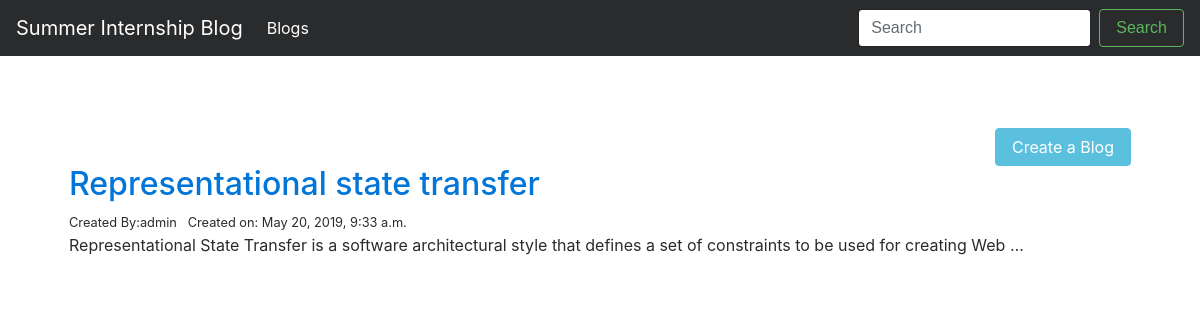
Before: / with the older database file.
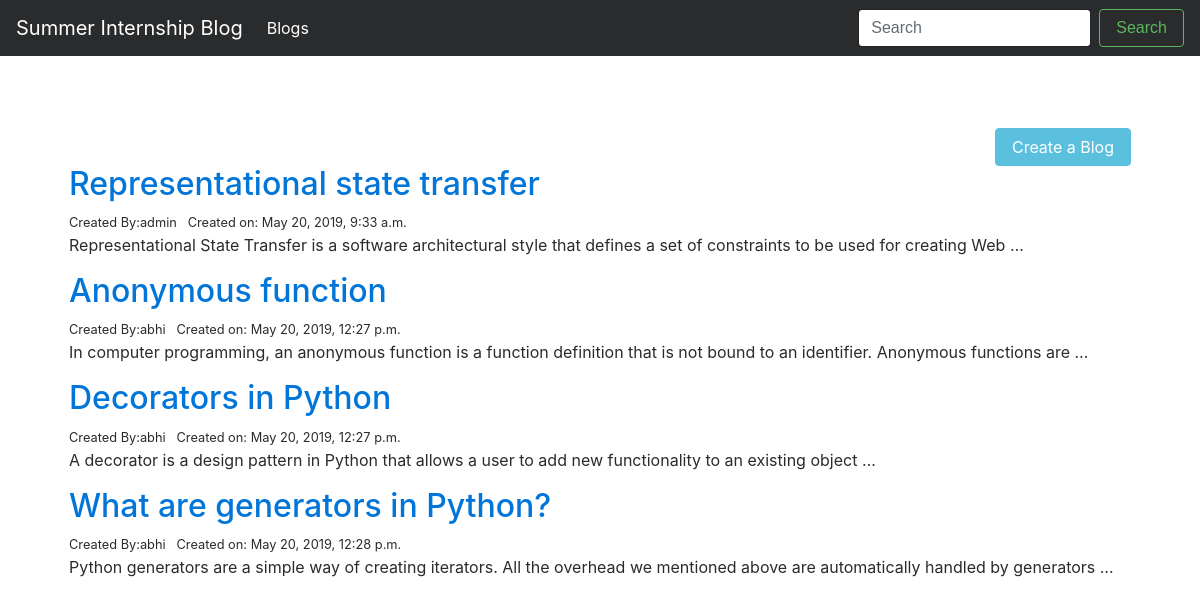
After: the same page with the newer database file.
### Blog/models.py (models this page shows)
class Blog(models.Model):
	title = models.CharField(max_length=100)
	body = models.TextField(null=True)
	created_at = models.DateTimeField(auto_now_add=True)
	created_by = models.ForeignKey(User,null=True,related_name='blog')

### Blog/views.py (the view)
# urls.py: url(r'^$', views.blogs, name ='root' ),
def blogs(request):
    blogs = Blog.objects.all()
    return render(request, 'blogs.html', {'blogs': blogs})

### templates/blogs.html
{% extends 'base.html' %}
{% block content %}
<div  align=right><a href="{% url 'blog_create' %}" class="btn btn-info" role="button">Create a Blog</a></div>
{% for blog in blogs%}
<div align=left>
<h2><a href="{% url 'blog_view' blog.pk %}">{{blog.title}}</a></h2>
<small>Created By:{{blog.created_by}} &nbsp; Created on: {{blog.created_at}}</small>
<p>
    {{blog.body|striptags|truncatewords:20 }}
</p>
</div>
{% endfor%}
{% endblock %}

### templates/base.html (shortened to what this page needs)
<!DOCTYPE html>
{% load static %}
<html lang="en"><head><meta http-equiv="Content-Type" content="text/html; charset=UTF-8">
    <link href="{% static 'css/bootstrap.min.css' %}" rel="stylesheet">
    <link href="{% static 'css/starter-template.css' %}" rel="stylesheet">
  </head>
  <body>
    <nav class="navbar navbar-toggleable-md navbar-inverse bg-inverse fixed-top">
      <a class="navbar-brand" href="#">Summer Internship Blog</a>
      <div class="collapse navbar-collapse" id="navbarsExampleDefault">
        <ul class="navbar-nav mr-auto">
          <li class="nav-item active">
            <a class="nav-link" href="{% url 'root' %}">Blogs <span class="sr-only">(current)</span></a>
          </li>
        </ul>
        <form class="form-inline my-2 my-lg-0">
          <input class="form-control mr-sm-2" type="text" placeholder="Search">
          <button class="btn btn-outline-success my-2 my-sm-0" type="submit">Search</button>
        </form>
      </div>
    </nav>
    <div class="container">
      <div class="starter-template">
        {% block content %}
        {% endblock %}
      </div>
    </div>
</body></html>

### static/css/starter-template.css (style rules this page uses)
body { padding-top: 5rem; }
.starter-template { padding: 3rem 1.5rem; text-align: center; }

Changed rows visible on the page:
added Blog: title "Anonymous function", created_by "abhi", created_at "May 20, 2019, 12:27 p.m.", body "In computer programming, an anonymous function is a function definition that is not bound to an identifier. Anonymous functions are …"
added Blog: title "Decorators in Python", created_by "abhi", created_at "May 20, 2019, 12:27 p.m.", body "A decorator is a design pattern in Python that allows a user to add new functionality to an existing object …"
added Blog: title "What are generators in Python?", created_by "abhi", created_at "May 20, 2019, 12:28 p.m.", body "Python generators are a simple way of creating iterators. All the overhead we mentioned above are automatically handled by generators …"
